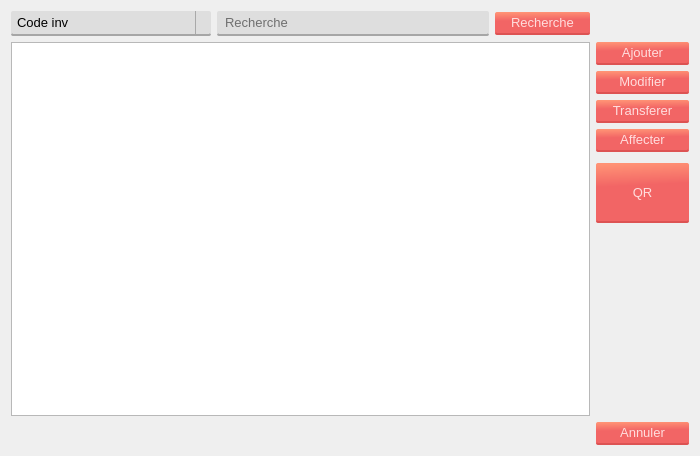
<?xml version="1.0" encoding="UTF-8"?>
<ui version="4.0">
 <class>liste_mat</class>
 <widget class="QWidget" name="liste_mat">
  <property name="geometry">
   <rect>
    <x>0</x>
    <y>0</y>
    <width>700</width>
    <height>456</height>
   </rect>
  </property>
  <property name="windowTitle">
   <string>Liste des materiels informatique</string>
  </property>
  <property name="styleSheet">
   <string notr="true">*{
	font: 10pt;
}
#Form{
	
	background-color: rgb(255, 255, 255);
	font: 10pt;
}

.QPushButton{
	border-radius: 2;
	background-color: qlineargradient(spread:pad, x1:0.548, y1:1, x2:0.469455, y2:0, stop:0.627119 rgba(242, 101, 101, 255), stop:1 rgba(255, 146, 117, 255));
	border-bottom: 2px solid;
	border-bottom-color:rgb(221, 83, 83);
	padding: 3px 16px;
	color:rgb(255, 221, 221);	
	font: 10pt;
}
.QPushButton:pressed{
	background-color: rgb(220, 91, 91);
	border-bottom-color: rgb(194, 73, 73);
}

.QLineEdit{
	border-radius: 2;
	border-bottom: 2px solid rgb(166, 166, 166);
	font: 10pt;
	padding: 3px 6px;
	
	background-color:rgb(222, 222, 222);
}

.QComboBox{
	border-radius: 2;
	background-color:rgb(222, 222, 222);
	border: none;
	padding: 3px 6px;
	border-bottom: 2px solid rgb(166, 166, 166);
}
.QComboBox::drop-down{
	 subcontrol-origin: padding;
    subcontrol-position: top right;
	
	border-left-width: 1px;
    border-left-color: darkgray;
    border-left-style: solid;
}
QComboBox:!editable:on, QComboBox::drop-down:editable:on {
    background: qlineargradient(x1: 0, y1: 0, x2: 0, y2: 1,
                                stop: 0 #D3D3D3, stop: 0.4 #D8D8D8,
                                stop: 0.5 #DDDDDD, stop: 1.0 #E1E1E1);
}
QTableWidget{
	
}</string>
  </property>
  <layout class="QGridLayout" name="gridLayout">
   <item row="0" column="0">
    <layout class="QHBoxLayout" name="horizontalLayout">
     <item>
      <widget class="QComboBox" name="recherche_combo">
       <property name="sizePolicy">
        <sizepolicy hsizetype="Expanding" vsizetype="Fixed">
         <horstretch>0</horstretch>
         <verstretch>0</verstretch>
        </sizepolicy>
       </property>
       <property name="maximumSize">
        <size>
         <width>200</width>
         <height>16777215</height>
        </size>
       </property>
       <item>
        <property name="text">
         <string>Code inv</string>
        </property>
       </item>
       <item>
        <property name="text">
         <string>Fournisseur</string>
        </property>
       </item>
       <item>
        <property name="text">
         <string>Catégorie</string>
        </property>
       </item>
      </widget>
     </item>
     <item>
      <widget class="QLineEdit" name="recherche_code">
       <property name="placeholderText">
        <string>Recherche</string>
       </property>
      </widget>
     </item>
     <item>
      <widget class="QPushButton" name="rechercher_button">
       <property name="text">
        <string>Recherche</string>
       </property>
      </widget>
     </item>
    </layout>
   </item>
   <item row="1" column="0">
    <widget class="QTableWidget" name="tableWidget">
     <property name="styleSheet">
      <string notr="true"/>
     </property>
     <property name="editTriggers">
      <set>QAbstractItemView::NoEditTriggers</set>
     </property>
     <property name="selectionMode">
      <enum>QAbstractItemView::NoSelection</enum>
     </property>
     <property name="selectionBehavior">
      <enum>QAbstractItemView::SelectItems</enum>
     </property>
     <property name="showGrid">
      <bool>true</bool>
     </property>
     <property name="gridStyle">
      <enum>Qt::SolidLine</enum>
     </property>
     <property name="sortingEnabled">
      <bool>true</bool>
     </property>
    </widget>
   </item>
   <item row="1" column="2">
    <layout class="QVBoxLayout" name="verticalLayout">
     <item>
      <widget class="QPushButton" name="ajouter_button">
       <property name="text">
        <string>Ajouter</string>
       </property>
      </widget>
     </item>
     <item>
      <widget class="QPushButton" name="modifier_button">
       <property name="text">
        <string>Modifier</string>
       </property>
      </widget>
     </item>
     <item>
      <widget class="QPushButton" name="transfer_button">
       <property name="text">
        <string>Transferer</string>
       </property>
      </widget>
     </item>
     <item>
      <widget class="QPushButton" name="affecter_button">
       <property name="text">
        <string>Affecter</string>
       </property>
      </widget>
     </item>
     <item>
      <widget class="QPushButton" name="qr_button">
       <property name="minimumSize">
        <size>
         <width>50</width>
         <height>60</height>
        </size>
       </property>
       <property name="maximumSize">
        <size>
         <width>12321313</width>
         <height>50</height>
        </size>
       </property>
       <property name="text">
        <string>QR</string>
       </property>
      </widget>
     </item>
     <item>
      <spacer name="verticalSpacer">
       <property name="orientation">
        <enum>Qt::Vertical</enum>
       </property>
       <property name="sizeHint" stdset="0">
        <size>
         <width>20</width>
         <height>197</height>
        </size>
       </property>
      </spacer>
     </item>
    </layout>
   </item>
   <item row="2" column="2">
    <widget class="QPushButton" name="annuler_button">
     <property name="text">
      <string>Annuler</string>
     </property>
    </widget>
   </item>
  </layout>
 </widget>
 <resources/>
 <connections>
  <connection>
   <sender>annuler_button</sender>
   <signal>clicked()</signal>
   <receiver>liste_mat</receiver>
   <slot>close()</slot>
   <hints>
    <hint type="sourcelabel">
     <x>799</x>
     <y>434</y>
    </hint>
    <hint type="destinationlabel">
     <x>423</x>
     <y>227</y>
    </hint>
   </hints>
  </connection>
 </connections>
</ui>
